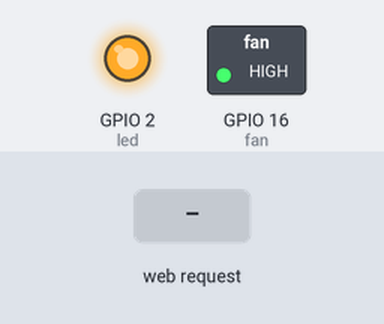
Simulated run of this sketch. Board: ESP8266 (NodeMCU). Shown: switched loads named in the sketch (green lamp = pin HIGH), output pins drawn as LEDs (lit = HIGH). Inputs (shaded band) come from the test bench. WiFi joins after 1.5 s; servers stay silent unless stated; what the sketch prints to the serial monitor is not drawn.

Above: at 2.7 s.
2.8 s: HTTP request GET /?val=0 received
At 4.0 s:
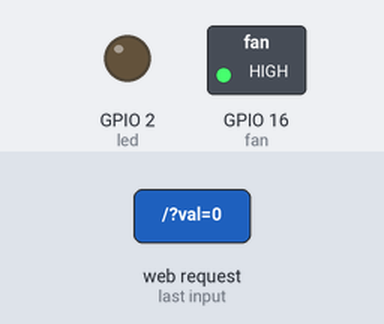
Timing chart, 0 to 9.3 s (numbered marks = the images above; inputs shaded):
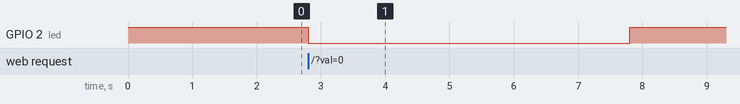

Measured:
- after the input at 2.8 s, GPIO 2 (led): HIGH → LOW at once, → HIGH 5.0 s later

The sketch:

SaFe.ino
```cpp
#include<ESP8266WebServer.h>
#include<ESP8266WiFi.h>
ESP8266WebServer server;

#define led 2
#define fan 16

const char username[] = "Nukalas";
const char password[] = "885623277";
// const char username[] = "Lena wifi";
// const char password[] = "Yagenrobotics";
//const char username[] = "NukeAsus";
//const char password[] = "244466666";

void setup()
{
  pinMode(led,OUTPUT);
  pinMode(fan,OUTPUT);
  digitalWrite(led,1);
  digitalWrite(fan,1);
  Serial.begin(115200);
  WiFi.begin(username,password);
  while(WiFi.status()!=WL_CONNECTED)
  {
    delay(500);
    Serial.println("Connecting...");
  }
  IPAddress ip = WiFi.localIP();
  Serial.print("IP: ");
  Serial.println(ip);
  server.begin();
  server.on("/",SaFe);
}
void loop()
{
  server.handleClient();
}
void SaFe()
{
  String html = R"=====(
  <!DOCTYPE html>
  <html lang="en">
    <head>
      <meta charset="UTF-8" />
      <meta name="viewport" content="width=device-width, initial-scale=1.0" />
      <title>SaFe</title>
      <link rel="preconnect" href="https://fonts.gstatic.com" />
      <link
        href="https://fonts.googleapis.com/css2?family=Poppins&display=swap"
        rel="stylesheet"
      />
      <script
        src="https://kit.fontawesome.com/192d7586f5.js"
        crossorigin="anonymous"
      ></script>
      <style>
        * {
          padding: 0;
          margin: 0;
          box-sizing: border-box;
        }
        :root {
          --theme: #35325d;
          --primary: #2a284c;
          --accent: #433d72;
        }
        body {
          font-family: "Poppins", sans-serif;
          background-color: var(--primary);
          font-size: 0.7rem;
          text-align: center;
        }
        button {
          border: none;
          border-radius: 100%;
        }
        input {
          font-family: "Poppins", sans-serif;
          margin: 10px;
          border-radius: 10px;
          padding: 5px;
          text-align: center;
          background-color: transparent;
          border: 2px solid var(--primary);
          color: white;
        }
        ::placeholder {
          color: whitesmoke;
          opacity: 1;
          text-align: center;
        }
        .container {
          background-color: var(--theme);
          max-width: 400px;
          margin: 0 auto;
          display: flex;
          flex-direction: column;
          justify-content: space-between;
          height: 91vh;
        }
        .red {
          background-color: #ff6c6c;
          color: rgb(211, 0, 0);
        }
        .green {
          background-color: rgb(101, 255, 101);
          color: rgb(0, 211, 0);
        }
        .switchbox {
          display: flex;
          flex-direction: column;
          height: 25vh;
          align-items: center;
          justify-content: space-between;
        }

        .switchbox select {
          border: 2px solid var(--primary);
          border-radius: 10px;
          padding: 5px;
          color: whitesmoke;
          background-color: var(--theme);
        }
        .switchbox input {
          width: 50px;
          margin: 0 0 0 25px;
        }
        .switch {
          font-size: 7rem;
          color: var(--primary);
          background-color: var(--theme);
          border-radius: 100%;
          box-shadow: 5px 5px;
          cursor: pointer;
        }
        .switch:active {
          box-shadow: 2.5px 2.5px;
          transform: translate(0.05px, 0.05px);
        }
        .profile {
          font-size: 2rem;
          background-color: var(--accent);
          color: var(--primary);
        }
        .signin {
          display: flex;
          flex-direction: column;
          margin: 10%;
          background-color: var(--accent);
          border-radius: 10px;
          z-index: 5;
          position: relative;
        }
        .verify {
          background-color: var(--primary);
          border: none;
          border-radius: 10px;
          padding: 5px;
          margin: 10px;
          color: white;
        }
        .johncena {
          display: none;
        }
        @media screen and (min-width: 600px) {
          .container {
            height: 95vh;
            max-width: 320px;
          }
          body {
            margin: 2.5vh 0;
          }
          .switchbox {
            height: 30vh;
          }
        }
      </style>
    </head>
    <body>
      <div class="container">
        <header>
          <div class="red">❌ Please Sign In.</div>
          <div class="green johncena">✔️ You Are Signed In</div>
        </header>
        <main>
          <form class="switchbox">
            <button name="val" class="power">
              <i class="fas fa-power-off switch"></i>
            </button>
          </form>
        </main>
        <footer>
          <div class="profile">
            <i class="fas fa-user-circle"></i>
          </div>
          <form class="signin johncena">
            <input
              type="text"
              name="user"
              placeholder="Enter Your Username"
              autocomplete="off"
            />
            <input
              type="password"
              name="pass"
              placeholder="Enter Your Password"
              autocomplete="off"
            />
            <button type="submit" class="verify">SIGN IN</button>
          </form>
        </footer>
      </div>
      <script>
        const power = document.querySelector(".power");
        const profile = document.querySelector(".profile");
        const form = document.querySelector(".signin");
        const output = document.querySelector(".switchbox");
        const red = document.querySelector(".red");
        const green = document.querySelector(".green");

        const users = [
          {
            username: "LucidMach",
            password: "lucid.Mach7",
          },
          {
            username: "SaFe",
            password: "12345678",
          },
        ];

        if (localStorage.user) {
          u = localStorage.getItem("user");
          p = localStorage.getItem("pass");
          console.log(u, p);
          success();
        }

        profile.addEventListener("click", (e) => {
          form.classList.toggle("johncena");
        });

        form.addEventListener("submit", (e) => {
          e.preventDefault();
          let auth = 0;
          users.forEach((user) => {
            console.log(auth);
            if (user.username === form.user.value && auth === 0) {
              auth = 1;
              if (user.password === form.pass.value && auth === 1) {
                success();
                localStorage.setItem("user", form.user.value);
                localStorage.setItem("pass", form.pass.value);
                auth = 1;
              } else {
                auth = 0;
              }
            } else if (auth === 0) {
              fail();
              auth = 0;
            }
          });
          form.classList.add("johncena");
        });

        power.addEventListener("click", (e) => {
          console.log("clicked");
          if (red.classList.contains("johncena")) {
            if (!output.uip.value) {
              console.log("You have not assigned any value, considering 0");
            }
            output.val.value = output.uip.value;
          }
          console.log(output.uip.value);
        });

        const success = () => {
          red.classList.add("johncena");
          green.classList.remove("johncena");
        };
        const fail = () => {
          red.classList.remove("johncena");
          green.classList.add("johncena");
        };

      </script>
    </body>
  </html>
  )=====";
  server.send(200,"text/html",html);
  if(server.arg("val") == "0")
  {
    digitalWrite(led,0);
    delay(5000);
    digitalWrite(led,1);
  }
  if(server.arg("val")=="1")
  {
    digitalWrite(fan,0);
    delay(5000);
    digitalWrite(fan,1);
  }
}
```
